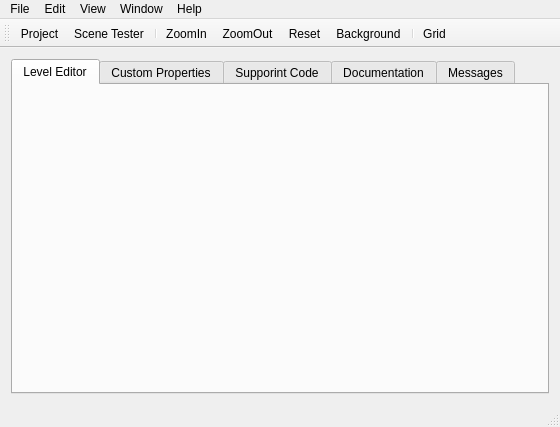
<?xml version="1.0" encoding="UTF-8"?>
<ui version="4.0">
 <class>MainWindow</class>
 <widget class="QMainWindow" name="MainWindow">
  <property name="geometry">
   <rect>
    <x>0</x>
    <y>0</y>
    <width>560</width>
    <height>427</height>
   </rect>
  </property>
  <property name="windowTitle">
   <string>MainWindow</string>
  </property>
  <widget class="QWidget" name="centralWidget">
   <layout class="QGridLayout" name="gridLayout">
    <item row="0" column="0">
     <widget class="QTabWidget" name="tabWidget">
      <property name="currentIndex">
       <number>0</number>
      </property>
      <widget class="LevelEditor" name="levelEditor">
       <attribute name="title">
        <string>Level Editor</string>
       </attribute>
      </widget>
      <widget class="CustomProperties" name="customProperties">
       <property name="enabled">
        <bool>true</bool>
       </property>
       <attribute name="title">
        <string>Custom Properties</string>
       </attribute>
      </widget>
      <widget class="QWidget" name="supportingCode">
       <attribute name="title">
        <string>Supporint Code</string>
       </attribute>
      </widget>
      <widget class="QWidget" name="documentation">
       <attribute name="title">
        <string>Documentation</string>
       </attribute>
      </widget>
      <widget class="QWidget" name="messages">
       <attribute name="title">
        <string>Messages</string>
       </attribute>
      </widget>
     </widget>
    </item>
   </layout>
  </widget>
  <widget class="QMenuBar" name="menuBar">
   <property name="geometry">
    <rect>
     <x>0</x>
     <y>0</y>
     <width>560</width>
     <height>22</height>
    </rect>
   </property>
   <widget class="QMenu" name="menuFile">
    <property name="title">
     <string>File</string>
    </property>
    <addaction name="actionNew_Level"/>
    <addaction name="actionOpen_Level"/>
    <addaction name="separator"/>
    <addaction name="actionNew_Project"/>
    <addaction name="actionOpen_Project"/>
    <addaction name="actionOpen_Recent_Project"/>
    <addaction name="separator"/>
    <addaction name="actionSave_Level"/>
    <addaction name="actionSave_Level_As"/>
    <addaction name="separator"/>
    <addaction name="actionSave_As_Assert"/>
    <addaction name="separator"/>
    <addaction name="actionGenerate_Code"/>
   </widget>
   <widget class="QMenu" name="menuEdit">
    <property name="title">
     <string>Edit</string>
    </property>
    <addaction name="actionUndo_transform_LHSprite_node"/>
    <addaction name="actionRedo"/>
    <addaction name="separator"/>
    <addaction name="actionCut"/>
    <addaction name="actionCut_With_Joints"/>
    <addaction name="actionCopy"/>
    <addaction name="actionCopy_With_Joints"/>
    <addaction name="actionPaste"/>
    <addaction name="separator"/>
    <addaction name="separator"/>
    <addaction name="actionDelete"/>
   </widget>
   <widget class="QMenu" name="menuView">
    <property name="title">
     <string>View</string>
    </property>
    <addaction name="actionHide_Toolbar"/>
    <addaction name="actionCustomize_Toolbar"/>
   </widget>
   <widget class="QMenu" name="menuWindow">
    <property name="title">
     <string>Window</string>
    </property>
    <addaction name="actionMinimize"/>
    <addaction name="actionZoom"/>
   </widget>
   <widget class="QMenu" name="menuHelp">
    <property name="title">
     <string>Help</string>
    </property>
    <addaction name="actionContact"/>
    <addaction name="actionTutorials"/>
    <addaction name="actionAbout"/>
   </widget>
   <addaction name="menuFile"/>
   <addaction name="menuEdit"/>
   <addaction name="menuView"/>
   <addaction name="menuWindow"/>
   <addaction name="menuHelp"/>
  </widget>
  <widget class="QToolBar" name="mainToolBar">
   <attribute name="toolBarArea">
    <enum>TopToolBarArea</enum>
   </attribute>
   <attribute name="toolBarBreak">
    <bool>false</bool>
   </attribute>
   <addaction name="actionProject"/>
   <addaction name="actionScene_Tester"/>
   <addaction name="separator"/>
   <addaction name="actionZoomIn"/>
   <addaction name="actionZoomOut"/>
   <addaction name="actionReset"/>
   <addaction name="actionBackground"/>
   <addaction name="separator"/>
   <addaction name="actionGrid"/>
  </widget>
  <widget class="QStatusBar" name="statusBar"/>
  <action name="actionNew_Level">
   <property name="text">
    <string>New Level</string>
   </property>
   <property name="shortcut">
    <string>Ctrl+C</string>
   </property>
  </action>
  <action name="actionOpen_Level">
   <property name="text">
    <string>Open Level</string>
   </property>
   <property name="shortcut">
    <string>Ctrl+O</string>
   </property>
  </action>
  <action name="actionNew_Project">
   <property name="text">
    <string>New Project</string>
   </property>
   <property name="shortcut">
    <string>Ctrl+Shift+N</string>
   </property>
  </action>
  <action name="actionOpen_Project">
   <property name="text">
    <string>Open Project</string>
   </property>
   <property name="shortcut">
    <string>Ctrl+Shift+O</string>
   </property>
  </action>
  <action name="actionOpen_Recent_Project">
   <property name="text">
    <string>Open Recent Project</string>
   </property>
  </action>
  <action name="actionSave_Level">
   <property name="text">
    <string>Save Level</string>
   </property>
   <property name="shortcut">
    <string>Ctrl+S</string>
   </property>
  </action>
  <action name="actionSave_Level_As">
   <property name="text">
    <string>Save Level As</string>
   </property>
   <property name="shortcut">
    <string>Ctrl+Shift+S</string>
   </property>
  </action>
  <action name="actionSave_As_Assert">
   <property name="text">
    <string>Save As Assert</string>
   </property>
   <property name="shortcut">
    <string>Ctrl+Shift+A</string>
   </property>
  </action>
  <action name="actionGenerate_Code">
   <property name="text">
    <string>Generate Code</string>
   </property>
  </action>
  <action name="actionUndo_transform_LHSprite_node">
   <property name="text">
    <string>Undo transform LHSprite node</string>
   </property>
   <property name="shortcut">
    <string>Ctrl+Z, R</string>
   </property>
  </action>
  <action name="actionRedo">
   <property name="text">
    <string>Redo</string>
   </property>
   <property name="shortcut">
    <string>Ctrl+Y, Ctrl+Shift+Z</string>
   </property>
  </action>
  <action name="actionCut">
   <property name="text">
    <string>Cut</string>
   </property>
   <property name="shortcut">
    <string>Ctrl+X</string>
   </property>
  </action>
  <action name="actionCut_With_Joints">
   <property name="text">
    <string>Cut With Joints</string>
   </property>
   <property name="shortcut">
    <string>Ctrl+Shift+X</string>
   </property>
  </action>
  <action name="actionCopy">
   <property name="text">
    <string>Copy</string>
   </property>
   <property name="shortcut">
    <string>Ctrl+C</string>
   </property>
  </action>
  <action name="actionCopy_With_Joints">
   <property name="text">
    <string>Copy With Joints</string>
   </property>
   <property name="shortcut">
    <string>Ctrl+Shift+C</string>
   </property>
  </action>
  <action name="actionPaste">
   <property name="text">
    <string>Paste</string>
   </property>
   <property name="shortcut">
    <string>Ctrl+V</string>
   </property>
  </action>
  <action name="actionDelete">
   <property name="text">
    <string>Delete</string>
   </property>
   <property name="shortcut">
    <string>Backspace, Del</string>
   </property>
  </action>
  <action name="actionHide_Toolbar">
   <property name="text">
    <string>Hide Toolbar</string>
   </property>
  </action>
  <action name="actionCustomize_Toolbar">
   <property name="text">
    <string>Customize Toolbar</string>
   </property>
  </action>
  <action name="actionMinimize">
   <property name="text">
    <string>Minimize</string>
   </property>
   <property name="shortcut">
    <string>Ctrl+M</string>
   </property>
  </action>
  <action name="actionZoom">
   <property name="text">
    <string>Zoom</string>
   </property>
  </action>
  <action name="actionBring_All_to_Front">
   <property name="text">
    <string>Bring All to Front</string>
   </property>
  </action>
  <action name="actionContact">
   <property name="text">
    <string>Contact</string>
   </property>
  </action>
  <action name="actionTutorials">
   <property name="text">
    <string>Tutorials</string>
   </property>
  </action>
  <action name="actionForum">
   <property name="text">
    <string>Forum</string>
   </property>
  </action>
  <action name="actionAbout">
   <property name="text">
    <string>About</string>
   </property>
  </action>
  <action name="actionProject">
   <property name="text">
    <string>Project</string>
   </property>
  </action>
  <action name="actionScene_Tester">
   <property name="text">
    <string>Scene Tester</string>
   </property>
  </action>
  <action name="actionZoomIn">
   <property name="text">
    <string>ZoomIn</string>
   </property>
  </action>
  <action name="actionZoomOut">
   <property name="text">
    <string>ZoomOut</string>
   </property>
  </action>
  <action name="actionReset">
   <property name="text">
    <string>Reset</string>
   </property>
  </action>
  <action name="actionBackground">
   <property name="text">
    <string>Background</string>
   </property>
  </action>
  <action name="actionGrid">
   <property name="text">
    <string>Grid</string>
   </property>
  </action>
 </widget>
 <layoutdefault spacing="6" margin="11"/>
 <customwidgets>
  <customwidget>
   <class>LevelEditor</class>
   <extends>QWidget</extends>
   <header>leveleditor.h</header>
   <container>1</container>
  </customwidget>
  <customwidget>
   <class>CustomProperties</class>
   <extends>QWidget</extends>
   <header>customproperties.h</header>
   <container>1</container>
  </customwidget>
 </customwidgets>
 <resources/>
 <connections/>
</ui>
